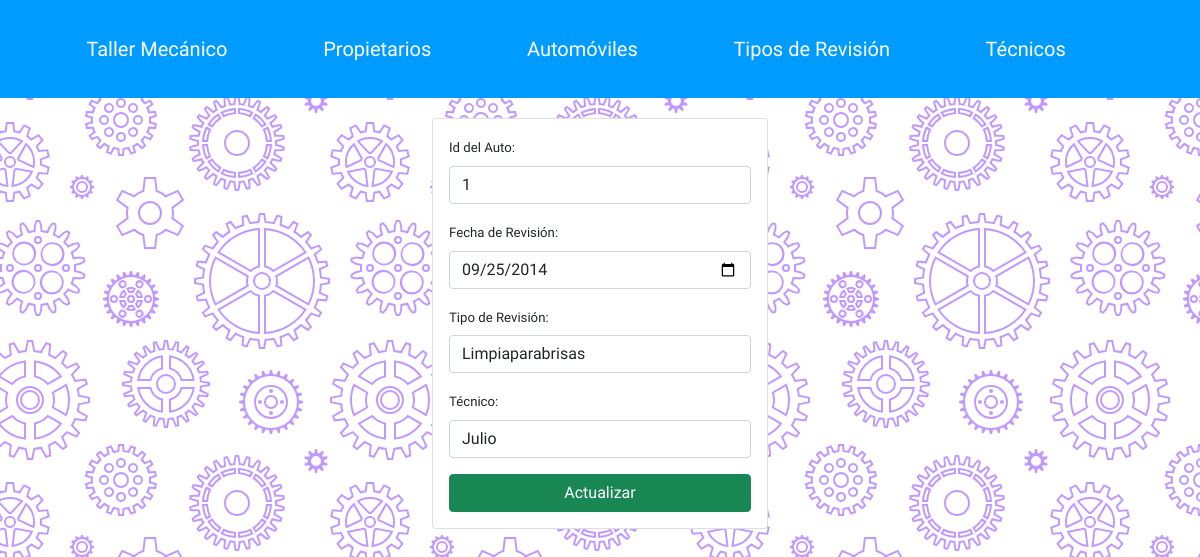
The app's page /taller_mecanico/edit.php?id_Edit_Index=1 with its own data.
### tables this page shows
CREATE TABLE IF NOT EXISTS `mantenimiento` (
  `IdMantenimiento` int(11) NOT NULL AUTO_INCREMENT,
  `IdAuto` int(11) NOT NULL,
  `Fecha_Revision` date NOT NULL,
  `IdTipo_Revision` int(11) NOT NULL,
  `IdTecnico` int(11) NOT NULL,
  PRIMARY KEY (`IdMantenimiento`),
  KEY `FK_mantenimiento_auto_ID_idx` (`IdAuto`),
  KEY `FK_mantenimiento_tipoRevision_ID_idx` (`IdTipo_Revision`),
  KEY `FK_mantenimiento_tecnico_ID_idx` (`IdTecnico`)
);

CREATE TABLE IF NOT EXISTS `tipo_revision` (
  `IdTipo_Revision` int(11) NOT NULL AUTO_INCREMENT,
  `Tipo_Revision` varchar(100) NOT NULL,
  PRIMARY KEY (`IdTipo_Revision`)
);

CREATE TABLE IF NOT EXISTS `tecnicos` (
  `IdTecnico` int(11) NOT NULL AUTO_INCREMENT,
  `Nombre_Tecnico` varchar(100) NOT NULL,
  PRIMARY KEY (`IdTecnico`)
);

### taller_mecanico/edit.php (the view, shortened to what this page needs)
<?php if(isset($_GET['id_Edit_Index'])){?>
<?php include("db.php");
    if(isset($_GET['id_Edit_Index'])){
        $id = $_GET['id_Edit_Index'];
        $query = "SELECT * FROM mantenimiento WHERE IdMantenimiento = $id";
        $result = mysqli_query($conn,$query);
        if(mysqli_num_rows($result) == 1){
            $row = mysqli_fetch_array($result);
            $IdAuto= $row['IdAuto'];
            $FechaRevision = $row['Fecha_Revision'];
            $IdTipo_Revision = $row['IdTipo_Revision'];
            $conTip = "SELECT * FROM tipo_revision where IdTipo_Revision = $IdTipo_Revision";
            $EnvConTip = mysqli_query($conn,$conTip);
            $Tipo = mysqli_fetch_array($EnvConTip);
            $IdTecnico = $row['IdTecnico'];
            $conTec = "SELECT * FROM tecnicos where IdTecnico = $IdTecnico";
            $EnvConTec = mysqli_query($conn,$conTec);
            $Tec = mysqli_fetch_array($EnvConTec);
        }
    }
?>
<?php include("Includes/header.php")?>
<div class="formulario">
<div class="container">
    <div class="row">
        <div class="col-md-4 mx-auto">
            <div class="card card-body">
                <form action="edit.php?id_Edit_Index=<?php echo $_GET['id_Edit_Index'];?>" method = "POST">
                    <div class="form-group">
                        <label>Id del Auto:</label>
                        <input type="number" name= "IdAuto_ActuIndex" required value = "<?php echo $IdAuto?>" class = "form-control" placeholder = "Actualice el Id del Auto" min = "0">
                    </div>
                    <div class="form-group">
                        <label>Fecha de Revisi&oacute;n:</label>
                        <input type = "date" name="FechaRevision_Actu" required value = "<?php echo $FechaRevision?>" class= "form-control" placeholder = "Actualice la Fecha de Revisi&oacute;n">
                    </div>
                    <div class="form-group">
                        <label>Tipo de Revisi&oacute;n:</label>
                        <select name="IdTipoRevision_Actu" required class= "form-control">
                        <option value="<?php echo $Tipo['IdTipo_Revision']?>"><?php echo $Tipo['Tipo_Revision']?></option>
                    </select>
                    </div>
                    <div class="form-group">
                        <label>T&eacute;cnico:</label>
                        <select name="IdTecnico_Actu" required class= "form-control">
                        <option value="<?php echo $Tec['IdTecnico']?>"><?php echo $Tec['Nombre_Tecnico']?></option>
                    </select>
                    </div>
                    <button class ="btn btn-success btn-block" name = "Actualizar_Index">
                    Actualizar
                    </button>
                </form>
            </div>
        </div>
    </div>
</div>
</div>
<?php include("Includes/footer.php")?>
<?php }?>

### taller_mecanico/estilos.css (style rules this page uses)
* { margin: 0; box-sizing: border-box; padding: 0; }
body { font-family: 'Andada Pro', serif; background-color: #ffffff; }
.container { width: 90%; margin: auto; }
.formulario { margin-top: 20px; justify-content: space-between; }

### records on screen
mantenimiento: IdAuto_ActuIndex "1", FechaRevision_Actu "09/25/2014"
tipo_revision: IdTipoRevision_Actu "Limpiaparabrisas"
tecnicos: IdTecnico_Actu "Julio"
